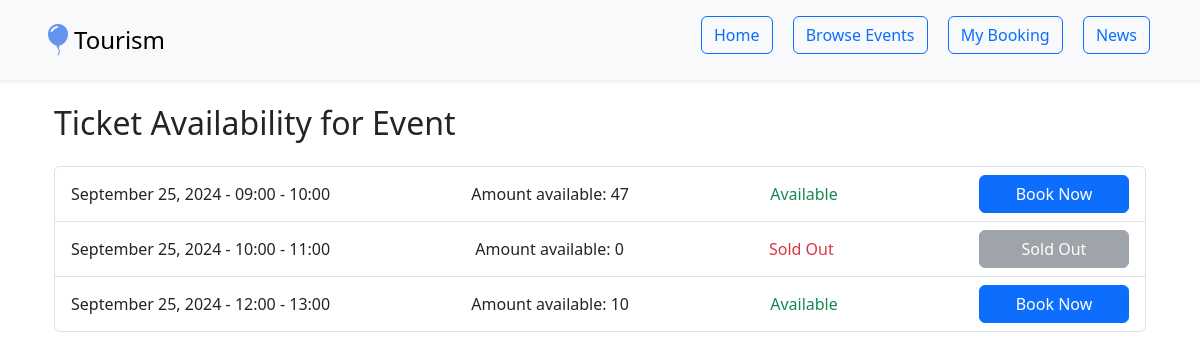
The app's page /availability/1 with its own data.
### project/objects.py (models this page shows)
class Ticketing(db.Model):
    id = db.Column(db.Integer, primary_key=True)
    event_id = db.Column(db.Integer, db.ForeignKey('event.id'), nullable=False)
    date = db.Column(db.String(50), nullable=False)
    time_slot = db.Column(db.String(20), nullable=False)
    available_tickets = db.Column(db.Integer, nullable=False)
    booked_quantity = db.Column(db.Integer, nullable=True, default=0)
    email = db.Column(db.String(100), nullable=True)

### project/app.py (the view)
@app.route('/availability/<int:event_id>')
def availability(event_id):
    tickets = Ticketing.query.filter_by(event_id=event_id).all()
    log("view ticket availability")
    return render_template('availability.html', tickets=tickets)

### project/app.py (called while the page is built)
def log(event):
    id, name, email = getUser()
    current_app.logger.info(f'{id}, {name}, {event}, CUSTOMLOG')

def getUser():
    return [
        session.get('user_id', 0),
        session.get('user_name', 'anonymous'),
        session.get('user_email', 'none')
    ]

### project/templates/availability.html (shortened to what this page needs)
{% extends 'layout.html' %}
{% block content %}
<div class="container">
  <h2 class="mb-4">Ticket Availability for Event</h2>
  <ul class="list-group">
    {% for ticket in tickets %}
    <li class="list-group-item d-flex justify-content-between align-items-center">
      <span>{{ ticket.date }} - {{ ticket.time_slot }}</span>
      <span>Amount available: {{ticket.available_tickets}}</span>
      <span class="{% if ticket.available_tickets > 0 %}text-success{% else %}text-danger{% endif %}">
        {% if ticket.available_tickets > 0 %}Available{% else %}Sold Out{% endif %}
      </span>
      <a href="{{ url_for('app.payment', ticket_id=ticket.id) }}"
         class="btn {% if ticket.available_tickets > 0 %}btn-primary{% else %}btn-secondary disabled{% endif %}"
         {% if ticket.available_tickets == 0 %}disabled{% endif %}>
        {% if ticket.available_tickets > 0 %}Book Now{% else %}Sold Out{% endif %}
      </a>
    </li>
    {% endfor %}
  </ul>
</div>
{% endblock %}

### project/templates/layout.html (style rules this page uses)
html, body { height: 100%; margin: 0; }
body { display: flex; flex-direction: column; }
.btn-primary, .btn-secondary { width: 150px; text-align: center; }
.btn-secondary.disabled { background-color: #6c757d; cursor: not-allowed; }

### records on screen
Ticketing: date "September 25, 2024", time_slot "09:00 - 10:00", available_tickets "47", shows "Available", shows "Book Now"
Ticketing: date "September 25, 2024", time_slot "10:00 - 11:00", available_tickets "0", shows "Sold Out"
Ticketing: date "September 25, 2024", time_slot "12:00 - 13:00", available_tickets "10", shows "Available", shows "Book Now"
